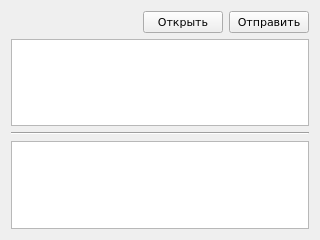
<?xml version="1.0" encoding="UTF-8"?>
<ui version="4.0">
 <class>ExchangeWidget</class>
 <widget class="QWidget" name="ExchangeWidget">
  <property name="geometry">
   <rect>
    <x>0</x>
    <y>0</y>
    <width>320</width>
    <height>240</height>
   </rect>
  </property>
  <property name="windowTitle">
   <string>Form</string>
  </property>
  <layout class="QVBoxLayout" name="verticalLayout">
   <item>
    <layout class="QHBoxLayout" name="horizontalLayout">
     <item>
      <widget class="QLabel" name="selectedSourceDir">
       <property name="font">
        <font>
         <family>DejaVu Sans</family>
         <pointsize>8</pointsize>
        </font>
       </property>
       <property name="text">
        <string/>
       </property>
      </widget>
     </item>
     <item>
      <spacer name="horizontalSpacer">
       <property name="font">
        <font>
         <family>DejaVu Sans</family>
         <pointsize>8</pointsize>
        </font>
       </property>
       <property name="orientation">
        <enum>Qt::Horizontal</enum>
       </property>
       <property name="sizeHint" stdset="0">
        <size>
         <width>40</width>
         <height>20</height>
        </size>
       </property>
      </spacer>
     </item>
     <item>
      <widget class="QPushButton" name="selectSourceDirButton">
       <property name="font">
        <font>
         <family>DejaVu Sans</family>
         <pointsize>8</pointsize>
        </font>
       </property>
       <property name="text">
        <string>Открыть</string>
       </property>
      </widget>
     </item>
     <item>
      <widget class="QPushButton" name="sendSelectedFile">
       <property name="font">
        <font>
         <family>DejaVu Sans</family>
         <pointsize>8</pointsize>
        </font>
       </property>
       <property name="text">
        <string>Отправить</string>
       </property>
      </widget>
     </item>
    </layout>
   </item>
   <item>
    <widget class="QListWidget" name="sourceFiles">
     <property name="font">
      <font>
       <family>DejaVu Sans</family>
       <pointsize>8</pointsize>
      </font>
     </property>
     <property name="selectionMode">
      <enum>QAbstractItemView::MultiSelection</enum>
     </property>
    </widget>
   </item>
   <item>
    <widget class="Line" name="line">
     <property name="orientation">
      <enum>Qt::Horizontal</enum>
     </property>
    </widget>
   </item>
   <item>
    <widget class="QListWidget" name="destFiles">
     <property name="font">
      <font>
       <family>DejaVu Sans</family>
       <pointsize>8</pointsize>
      </font>
     </property>
    </widget>
   </item>
  </layout>
 </widget>
 <resources/>
 <connections/>
</ui>
